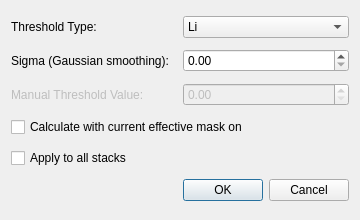
<?xml version="1.0" encoding="UTF-8"?>
<ui version="4.0">
 <class>MaskFromIntensityThresholdDialog</class>
 <widget class="QDialog" name="MaskFromIntensityThresholdDialog">
  <property name="geometry">
   <rect>
    <x>0</x>
    <y>0</y>
    <width>360</width>
    <height>220</height>
   </rect>
  </property>
  <property name="windowTitle">
   <string>Mask from Intensity Threshold</string>
  </property>
  <property name="windowIcon">
   <iconset theme="QIcon::ThemeIcon::DocumentProperties"/>
  </property>
  <layout class="QVBoxLayout" name="verticalLayout">
   <item>
    <layout class="QHBoxLayout" name="horizontalLayout">
     <item>
      <widget class="QLabel" name="labelType">
       <property name="text">
        <string>Threshold Type:</string>
       </property>
      </widget>
     </item>
     <item>
      <widget class="QComboBox" name="thresholdTypeComboBox">
       <item>
        <property name="text">
         <string>Li</string>
        </property>
       </item>
       <item>
        <property name="text">
         <string>Manual</string>
        </property>
       </item>
      </widget>
     </item>
    </layout>
   </item>
   <item>
    <layout class="QHBoxLayout" name="horizontalLayout_2">
     <item>
      <widget class="QLabel" name="labelSigma">
       <property name="text">
        <string>Sigma (Gaussian smoothing):</string>
       </property>
      </widget>
     </item>
     <item>
      <widget class="QDoubleSpinBox" name="sigmaDoubleSpinBox"/>
     </item>
    </layout>
   </item>
   <item>
    <layout class="QHBoxLayout" name="horizontalLayout_3">
     <item>
      <widget class="QLabel" name="labelManual">
       <property name="enabled">
        <bool>false</bool>
       </property>
       <property name="text">
        <string>Manual Threshold Value:</string>
       </property>
      </widget>
     </item>
     <item>
      <widget class="QDoubleSpinBox" name="manualValueDoubleSpinBox">
       <property name="enabled">
        <bool>false</bool>
       </property>
      </widget>
     </item>
    </layout>
   </item>
   <item>
    <widget class="QCheckBox" name="maskCheckBox">
     <property name="text">
      <string>Calculate with current effective mask on</string>
     </property>
    </widget>
   </item>
   <item>
    <widget class="QCheckBox" name="applyAllCheckBox">
     <property name="text">
      <string>Apply to all stacks</string>
     </property>
    </widget>
   </item>
   <item>
    <widget class="QDialogButtonBox" name="buttonBox">
     <property name="orientation">
      <enum>Qt::Orientation::Horizontal</enum>
     </property>
     <property name="standardButtons">
      <set>QDialogButtonBox::StandardButton::Cancel|QDialogButtonBox::StandardButton::Ok</set>
     </property>
    </widget>
   </item>
  </layout>
 </widget>
 <resources/>
 <connections>
  <connection>
   <sender>buttonBox</sender>
   <signal>accepted()</signal>
   <receiver>MaskFromIntensityThresholdDialog</receiver>
   <slot>accept()</slot>
   <hints>
    <hint type="sourcelabel">
     <x>248</x>
     <y>254</y>
    </hint>
    <hint type="destinationlabel">
     <x>157</x>
     <y>274</y>
    </hint>
   </hints>
  </connection>
  <connection>
   <sender>buttonBox</sender>
   <signal>rejected()</signal>
   <receiver>MaskFromIntensityThresholdDialog</receiver>
   <slot>reject()</slot>
   <hints>
    <hint type="sourcelabel">
     <x>316</x>
     <y>260</y>
    </hint>
    <hint type="destinationlabel">
     <x>286</x>
     <y>274</y>
    </hint>
   </hints>
  </connection>
 </connections>
</ui>
